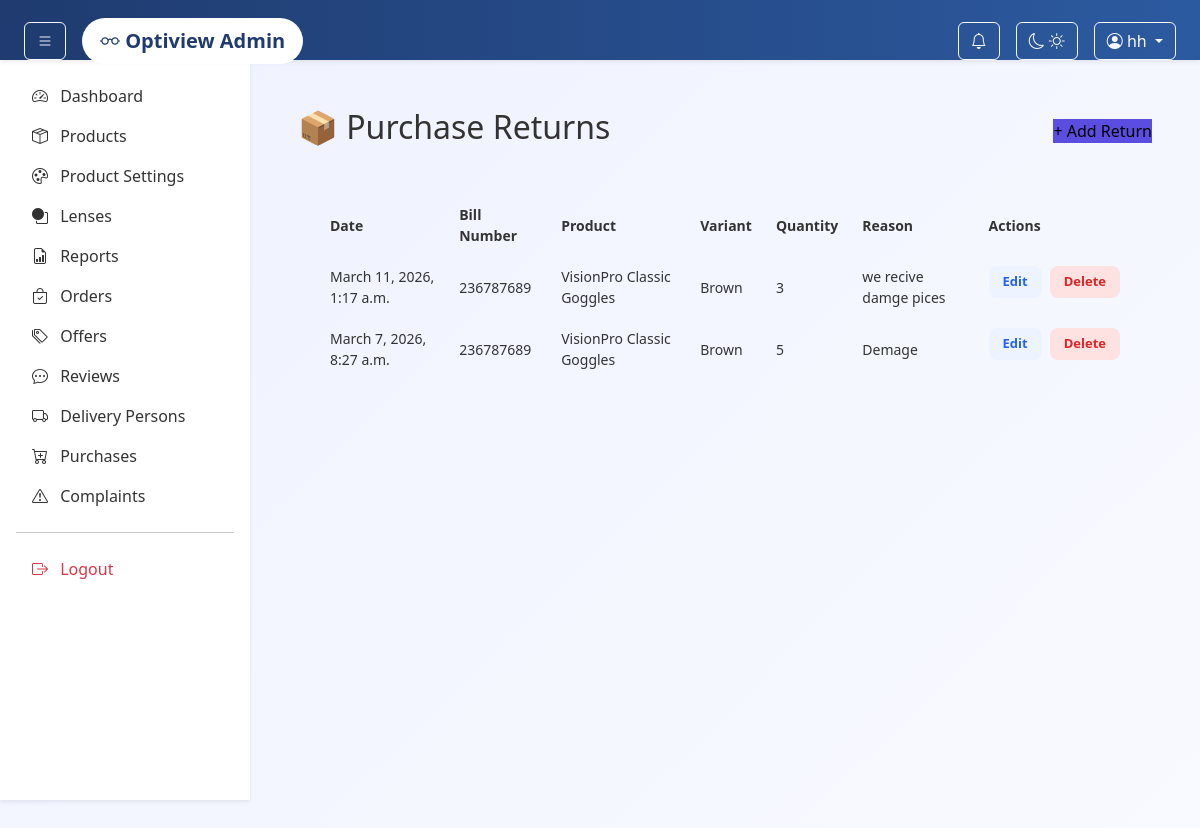
Page /admin-panel/purchase-returns/ (signed in) on the committed database.
### adminpanel/models.py (models this page shows, shortened)
class PurchaseReturn(models.Model):
    purchase_item = models.ForeignKey(
        PurchaseItem,
        on_delete=models.CASCADE,
        related_name='returns'
    )
    return_date = models.DateTimeField(auto_now_add=True)
    quantity = models.PositiveIntegerField()
    reason = models.TextField(blank=True, null=True)

class PurchaseItem(models.Model):
    purchase = models.ForeignKey(Purchase, on_delete=models.CASCADE, related_name="items")
    variant = models.ForeignKey("ProductVariant", on_delete=models.CASCADE)
    quantity = models.PositiveIntegerField()
    cost_price = models.DecimalField(max_digits=10, decimal_places=2)

class Purchase(models.Model):
    dealer = models.ForeignKey(Dealer, on_delete=models.CASCADE)
    bill_number = models.CharField(max_length=100)
    purchase_date = models.DateField(auto_now_add=True)
    total_amount = models.DecimalField(max_digits=10, decimal_places=2, default=0)

class ProductVariant(models.Model):
    product = models.ForeignKey(Product, on_delete=models.CASCADE, related_name="variants")
    color = models.ForeignKey(Color, on_delete=models.SET_NULL, null=True)
    stock = models.PositiveIntegerField(default=0)

class Product(models.Model):
    category = models.ForeignKey(Category, on_delete=models.CASCADE)
    subcategory = models.ForeignKey(SubCategory, on_delete=models.CASCADE)
    brand = models.ForeignKey(Brand, on_delete=models.SET_NULL, null=True)
    name = models.CharField(max_length=200)
    description = models.TextField()
    material = models.ForeignKey(
    Material,
    on_delete=models.SET_NULL,
    null=True,
    blank=True
)
    price = models.DecimalField(max_digits=10, decimal_places=2)
    frame_type = models.ForeignKey(FrameType, on_delete=models.SET_NULL,blank=True, null=True)
    frame_shape = models.ForeignKey(FrameShape, on_delete=models.SET_NULL, null=True, blank=True)
    is_featured = models.BooleanField(default=False)
    is_active = models.BooleanField(default=True)
    created_at = models.DateTimeField(auto_now_add=True)
    class Meta:
        ordering = ["-created_at"]

class Color(models.Model):
    name = models.CharField(max_length=100)
    code = models.CharField(max_length=7, blank=True)

### adminpanel/views.py (the view)
# urls.py: path('purchase-returns/', views.purchase_return_list, name='purchase_return_list'),
def purchase_return_list(request):
    returns = PurchaseReturn.objects.select_related('purchase_item__variant').all().order_by('-return_date')
    return render(request, 'admin/purchase_return_list.html', {'returns': returns})

### adminpanel/context_processors.py (called while the page is built)
def notification_count(request):
    if request.user.is_authenticated:
        return {
            "notification_count": Notification.objects.filter(
                user=request.user,
                is_read=False
            ).count()
        }
    return {"notification_count": 0}

### app/context_processors.py (called while the page is built)
def cart_count(request):
    count = 0
    if request.user.is_authenticated:
        count = Cart.objects.filter(user=request.user).count()
    return {'cart_count': count}

### templates/admin/purchase_return_list.html (shortened to what this page needs)
{% extends 'admin/base.html' %}
{% block content %}
<div class="purchase-return-page">
    <div style="display: flex; justify-content: space-between; align-items: center; margin-bottom: 20px;">
        <h2>📦 Purchase Returns</h2>
        <button class="btn-primary" onclick="window.location.href='{% url 'adminpanel:add_purchase_return' %}'">+ Add Return</button>
    </div>
    <div class="return-table-card">
        {% if returns %}
        <table class="return-table">
            <thead>
                <tr>
                    <th>Date</th>
                    <th>Bill Number</th>
                    <th>Product</th>
                    <th>Variant</th>
                    <th>Quantity</th>
                    <th>Reason</th>
                    <th class="actions-col">Actions</th>
                </tr>
            </thead>
            <tbody>
                {% for ret in returns %}
                <tr>
                    <td>{{ ret.return_date }}</td>
                    <td>{{ ret.purchase_item.purchase.bill_number }}</td>
                    <td>{{ ret.purchase_item.variant.product.name }}</td>
                    <td>{{ ret.purchase_item.variant.color.name }}</td>
                    <td>{{ ret.quantity }}</td>
                    <td>{{ ret.reason }}</td>
                    <td class="actions">
                        <button class="btn-edit" onclick="alert('Edit not implemented yet')">Edit</button>
                        <form method="POST" style="display:inline;">
                            <button type="submit" class="btn-delete">Delete</button>
                        </form>
                    </td>
                </tr>
                {% endfor %}
            </tbody>
        </table>
        {% else %}
            <div class="no-data">No purchase returns found.</div>
        {% endif %}
    </div>
</div>
{% endblock %}

### templates/admin/base.html (shortened to what this page needs)
{% load static %}
<!DOCTYPE html>
<html lang="en">
<head>
    <link href="https://cdn.jsdelivr.net/npm/bootstrap@5.3.3/dist/css/bootstrap.min.css" rel="stylesheet">
    <link href="https://cdn.jsdelivr.net/npm/bootstrap-icons@1.11.3/font/bootstrap-icons.css" rel="stylesheet">
    <link rel="stylesheet" href="{% static 'admin/css/style.css' %}">
</head>
<body>
<nav class="navbar navbar-dark bg-dark shadow-sm px-4">
    <div class="d-flex align-items-center">
        <button class="btn btn-outline-light me-3" id="sidebarToggle">
            <i class="bi bi-list"></i>
        </button>
        <a class="navbar-brand fw-bold" href="{% url 'adminpanel:dashboard' %}">
            <i class="bi bi-eyeglasses"></i> Optiview Admin
        </a>
    </div>
    <div class="ms-auto d-flex align-items-center gap-3">
        <div class="dropdown">
            <button class="btn btn-outline-light position-relative" data-bs-toggle="dropdown">
                <i class="bi bi-bell"></i>
            </button>
        </div>
        <button id="themeToggle" class="btn btn-outline-light">
            <i id="moonIcon" class="bi bi-moon"></i>
            <i id="sunIcon" class="bi bi-sun"></i>
        </button>
        <div class="dropdown">
            <button class="btn btn-outline-light dropdown-toggle" data-bs-toggle="dropdown">
                <i class="bi bi-person-circle"></i> {{ user.username }}
            </button>
        </div>
    </div>
</nav>
<aside class="sidebar shadow-sm p-3" id="sidebar">
<ul class="nav flex-column">
<li class="nav-item">
    <a class="nav-link" data-bs-toggle="collapse" href="#dashboardMenu">
        <i class="bi bi-speedometer2 me-2"></i> Dashboard
    </a>
</li>
<li class="nav-item">
    <a class="nav-link" data-bs-toggle="collapse" href="#productMenu">
        <i class="bi bi-box-seam me-2"></i> Products
    </a>
</li>
       <li class="nav-item">
    <a class="nav-link" data-bs-toggle="collapse" href="#productSettingsMenu">
        <i class="bi bi-palette me-2"></i> Product Settings
    </a>
</li>
        <li class="nav-item">
            <a class="nav-link" href="{% url 'adminpanel:lens_list' %}">
                <i class="bi bi-circle-square me-2"></i> Lenses
            </a>
        </li>
        <li class="nav-item">
    <a class="nav-link" href="{% url 'adminpanel:reports' %}">
        <i class="bi bi-file-earmark-bar-graph me-2"></i> Reports
    </a>
</li>
        <li class="nav-item">
            <a class="nav-link" href="{% url 'adminpanel:orders_list' %}">
                <i class="bi bi-bag-check me-2"></i> Orders
            </a>
        </li>
        <li class="nav-item">
            <a class="nav-link" data-bs-toggle="collapse" href="#offerMenu">
                <i class="bi bi-tags me-2"></i> Offers
            </a>
        </li>
        <li class="nav-item">
            <a class="nav-link" href="{% url 'adminpanel:review_list' %}">
                <i class="bi bi-chat-dots me-2"></i> Reviews
            </a>
        </li>
        <li class="nav-item">
            <a class="nav-link" href="{% url 'adminpanel:delivery_person_list' %}">
                <i class="bi bi-truck me-2"></i> Delivery Persons
            </a>
        </li>
        <li class="nav-item">
    <a class="nav-link" data-bs-toggle="collapse" href="#purchaseMenu">
        <i class="bi bi-cart-plus me-2"></i> Purchases
    </a>
</li>
        <li class="nav-item">
            <a class="nav-link" href="{% url 'adminpanel:complaints_list' %}">
               <i class="bi bi-exclamation-triangle me-2"></i> Complaints
            </a>
        </li>
        <hr>
        <li class="nav-item">
            <a class="nav-link text-danger" href="{% url 'adminpanel:logout' %}">
                <i class="bi bi-box-arrow-right me-2"></i> Logout
            </a>
        </li>
</ul>
</aside>
<main class="content-area p-4" id="contentArea">
    {% block content %}{% endblock %}
</main>
</body>
</html>

### static/delivery/css/style.css (style rules this page uses)
* { margin: 0; padding: 0; box-sizing: border-box; font-family: 'Poppins', 'Segoe UI', sans-serif; }
body { background: linear-gradient(135deg, #eef2ff, #f9faff); min-height: 100vh; color: #333; }
.navbar { background: linear-gradient(90deg, #1f3b6f, #2c5aa0); color: white; padding: 18px 50px; display: flex; justify-content: space-between; align-items: center; box-shadow: 0 6px 20px rgba(0,0,0,0.15); }
.navbar a { background: white; color: #1f3b6f; padding: 8px 18px; border-radius: 25px; text-decoration: none; font-weight: 600; transition: 0.3s ease; }
* { margin: 0; padding: 0; box-sizing: border-box; }
.sidebar { width: 250px; background: #e5e7eb; padding: 20px; }

### templates/admin/base.html (style rules this page uses)
body { overflow-x: hidden; }
.navbar { position: fixed; top: 0; left: 0; width: 100%; height: 60px; z-index: 1000; }
.sidebar { width: 250px; height: calc(100vh - 60px); position: fixed; top: 60px; left: 0; overflow-y: auto; background: #fff; transition: 0.3s; }
.sidebar .nav-link { color: #333; }
.content-area { margin-top: 60px; margin-left: 250px; min-height: 100vh; transition: 0.3s; }
.navbar-brand { font-size: 20px; }

### templates/admin/purchase_return_list.html (style rules this page uses)
.purchase-return-page { padding: 24px; }
.return-table-card { background: var(--card-bg); border: 1px solid var(--card-border); border-radius: 14px; padding: 20px; box-shadow: var(--card-shadow); }
.return-table { width: 100%; border-collapse: collapse; font-size: 14px; }
.return-table thead { background: var(--table-head); }
.return-table th, .return-table td { padding: 10px 12px; border-bottom: 1px solid var(--card-border); text-align: left; color: var(--text-main); }
.actions { display: flex; gap: 8px; }
.btn-primary { background-color: #5b4de0; border: none; }
.btn-edit, .btn-delete { border: none; padding: 6px 14px; border-radius: 8px; font-size: 13px; font-weight: 600; cursor: pointer; }
.btn-edit { background: #eef4ff; color: #2563eb; }
.btn-delete { background: #fee2e2; color: #dc2626; }

### rows in the picture
PurchaseReturn: return_date "March 11, 2026, 1:17 a.m.", purchase_item.purchase.bill_number "236787689", purchase_item.variant.product.name "VisionPro Classic Goggles", purchase_item.variant.color.name "Brown", quantity "3", reason "we recive damge pices"
PurchaseReturn: return_date "March 7, 2026, 8:27 a.m.", purchase_item.purchase.bill_number "236787689", purchase_item.variant.product.name "VisionPro Classic Goggles", purchase_item.variant.color.name "Brown", quantity "5", reason "Demage"

### other values in the picture
{{ user.username }} "hh"
